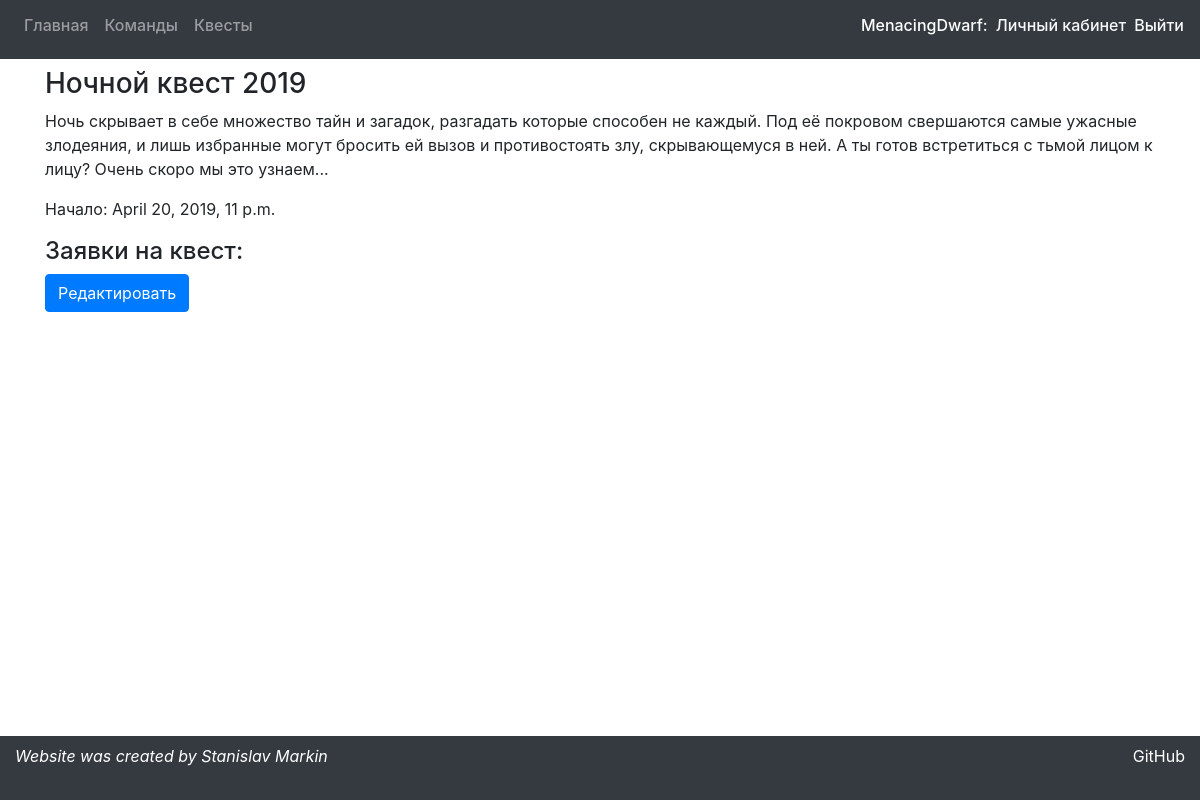
Before: /quests/1 (signed in) with the older database file.
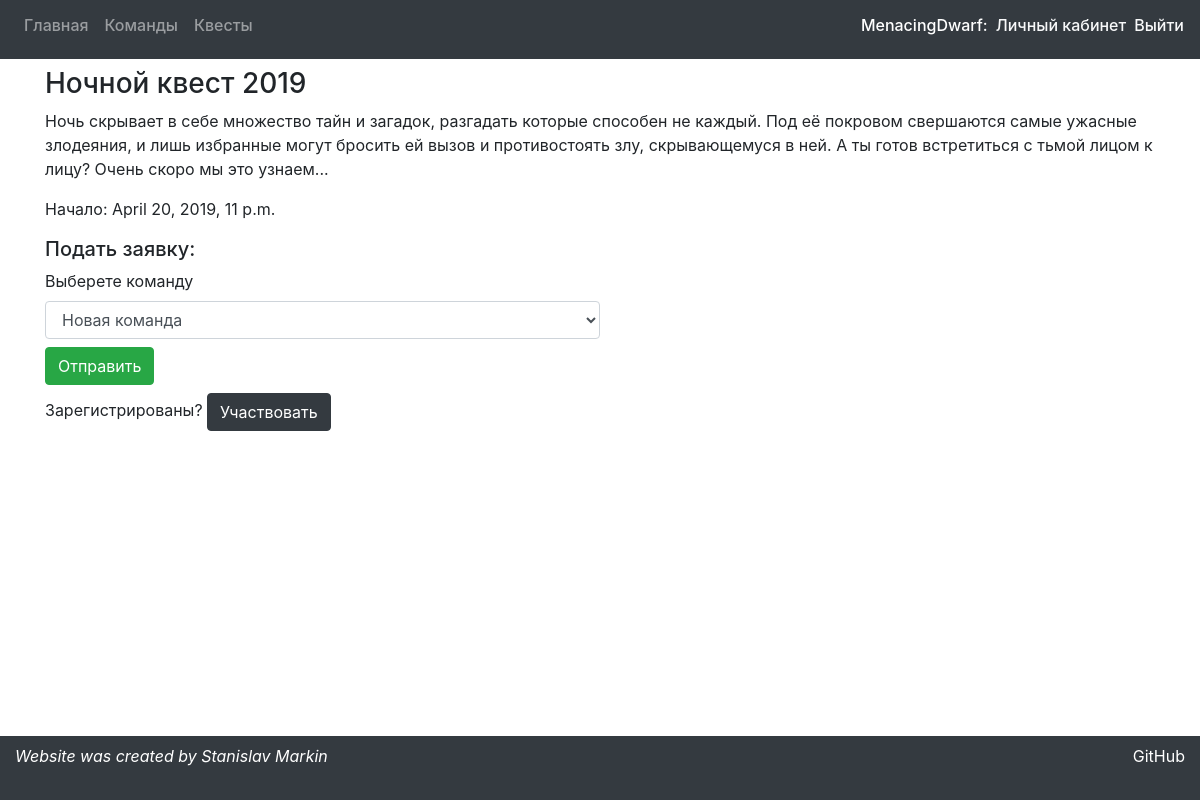
After: the same page with the newer database file.
### preparationApp/models.py (models this page shows, shortened)
class Quest(models.Model):
    title = models.CharField(max_length=30)
    start_date = models.DateTimeField()
    description = models.TextField()
    owner = models.ForeignKey(User, models.CASCADE)

### preparationApp/views.py (the view)
# urls.py: path('quests/<int:quest_id>', views.quest_info, name='quest_info'),
def quest_info(request, quest_id):
    args = make_args(request)
    args['quest'] = models.Quest.objects.get(id=quest_id)
    args['teams'] = list(filter(lambda t: User.objects.get(username=request.user.username) == t.captain,
                                models.Team.objects.all()))
    args['requests'] = list(filter(lambda r: models.Quest.objects.get(id=quest_id) == r.quest,
                                   models.Request.objects.all()))
    return render(request, 'preparationApp/questInfoPage.html', args)

### preparationApp/views.py (called while the page is built)
def make_args(request):
    args = {'message': 'none'}
    if request.session.get('message'):
        args['message'] = request.session.get('message')
        request.session.pop('message')
    return args

### preparationApp/templates/preparationApp/questInfoPage.html (shortened to what this page needs)
{% extends 'preparationApp/mainWrapper.html' %}
{% block content %}
    <h3>{{ quest.title }}</h3>
    <p>{{ quest.description }}</p>
    <p>Начало: {{ quest.start_date }}</p>
    {% if quest.owner.username != user.username %}
        <h5>Подать заявку:</h5>
        <form action="/quests/request" method="post">{% csrf_token %}
            <label for="team-select">Выберете команду</label>
            <select class="form-control w-50 mb-2" name="team" id="team-select">
                {% for team in teams %}
                    <option value="{{ team.id }}">{{ team.title }}</option>
                {% endfor %}
            </select>
            <input type="submit" class="btn btn-success mb-2" value="Отправить">
        </form>
        Зарегистрированы?
        <a class="btn btn-dark" href="/quest/{{ quest.id }}">Участвовать</a>
    {% else %}
        <h4>Заявки на квест:</h4>
        <a class="btn btn-primary" href="/edit/{{ quest.id }}">Редактировать</a>
    {% endif %}
{% endblock %}

### preparationApp/templates/preparationApp/mainWrapper.html (shortened to what this page needs)
<!DOCTYPE html>
<html lang="en">
<head>
    {% load staticfiles %}
    <link rel="stylesheet" href="{% static 'bootstrap/css/bootstrap.css' %}" type="text/css">
</head>
<body>
    <nav class="navbar navbar-expand-lg navbar-dark bg-dark mb-2">
        <div class="collapse navbar-collapse">
            <ul class="navbar-nav">
                <li class="nav-item"><a class="nav-link h6" href="/">Главная</a></li>
                <li class="nav-item"><a class="nav-link h6" href="/teams">Команды</a></li>
                <li class="nav-item"><a class="nav-link h6" href="/quests">Квесты</a></li>
            </ul>
        </div>
        {% if user.is_authenticated %}
            <span class="h6 text-white float-right mr-2">{{ user.username }}: </span>
            <a class="text-light mr-2 h6 float-right" href="/personal">Личный кабинет</a></li>
            <a class="text-light h6 float-right" href="/logout/">Выйти</a></li>
        {% else %}
            <a class="text-light mr-2 h6 float-right" href="/login">Войти</a></li>
            <a class="text-light h6 float-right" href="/register">Регистрация</a></li>
        {% endif %}
    </nav>
    <div class="container">
    {% block content %}
    {% endblock %}
    </div>
    <footer style="height: 4rem;" class="container-fluid fixed-bottom bg-dark text-white pt-2">
		<div class="float-left font-italic ">
			Website was created by Stanislav Markin
		</div>
        <a target="_blank" href="https://github.com/MenacingDwarf/NightQuest" class=" text-white float-right">GitHub</a>
	</footer>
</body>
</html>

Changed rows visible on the page:
changed Quest: owner_id 6 → 2 (drawn)
Other visible differences:
form field team: (not shown) → "Новая команда"
form field value: (not shown) → "Отправить"
text no longer shown: "Заявки на квест: Редактировать"
text now shown: "Подать заявку: Выберете команду Зарегистрированы? Участвовать"
